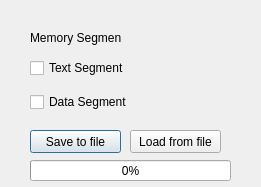
<?xml version="1.0" encoding="UTF-8"?>
<ui version="4.0">
 <class>MemoryDump</class>
 <widget class="QDialog" name="MemoryDump">
  <property name="geometry">
   <rect>
    <x>0</x>
    <y>0</y>
    <width>261</width>
    <height>187</height>
   </rect>
  </property>
  <property name="windowTitle">
   <string>Dialog</string>
  </property>
  <widget class="QWidget" name="verticalLayoutWidget">
   <property name="geometry">
    <rect>
     <x>30</x>
     <y>50</y>
     <width>201</width>
     <height>71</height>
    </rect>
   </property>
   <layout class="QVBoxLayout" name="verticalLayout">
    <item>
     <widget class="QCheckBox" name="textSegmentCheckBox">
      <property name="text">
       <string>Text Segment</string>
      </property>
     </widget>
    </item>
    <item>
     <widget class="QCheckBox" name="dataSegmentCheckBox">
      <property name="text">
       <string>Data Segment</string>
      </property>
     </widget>
    </item>
   </layout>
  </widget>
  <widget class="QProgressBar" name="progressBar">
   <property name="geometry">
    <rect>
     <x>30</x>
     <y>160</y>
     <width>201</width>
     <height>21</height>
    </rect>
   </property>
   <property name="value">
    <number>0</number>
   </property>
  </widget>
  <widget class="QPushButton" name="saveToFilePushButton">
   <property name="geometry">
    <rect>
     <x>30</x>
     <y>130</y>
     <width>91</width>
     <height>23</height>
    </rect>
   </property>
   <property name="text">
    <string>Save to file</string>
   </property>
  </widget>
  <widget class="QLabel" name="label">
   <property name="geometry">
    <rect>
     <x>30</x>
     <y>30</y>
     <width>91</width>
     <height>16</height>
    </rect>
   </property>
   <property name="text">
    <string>Memory Segment</string>
   </property>
  </widget>
  <widget class="QPushButton" name="loadFromFilePushButton">
   <property name="geometry">
    <rect>
     <x>130</x>
     <y>130</y>
     <width>91</width>
     <height>23</height>
    </rect>
   </property>
   <property name="text">
    <string>Load from file</string>
   </property>
  </widget>
 </widget>
 <resources/>
 <connections/>
</ui>
